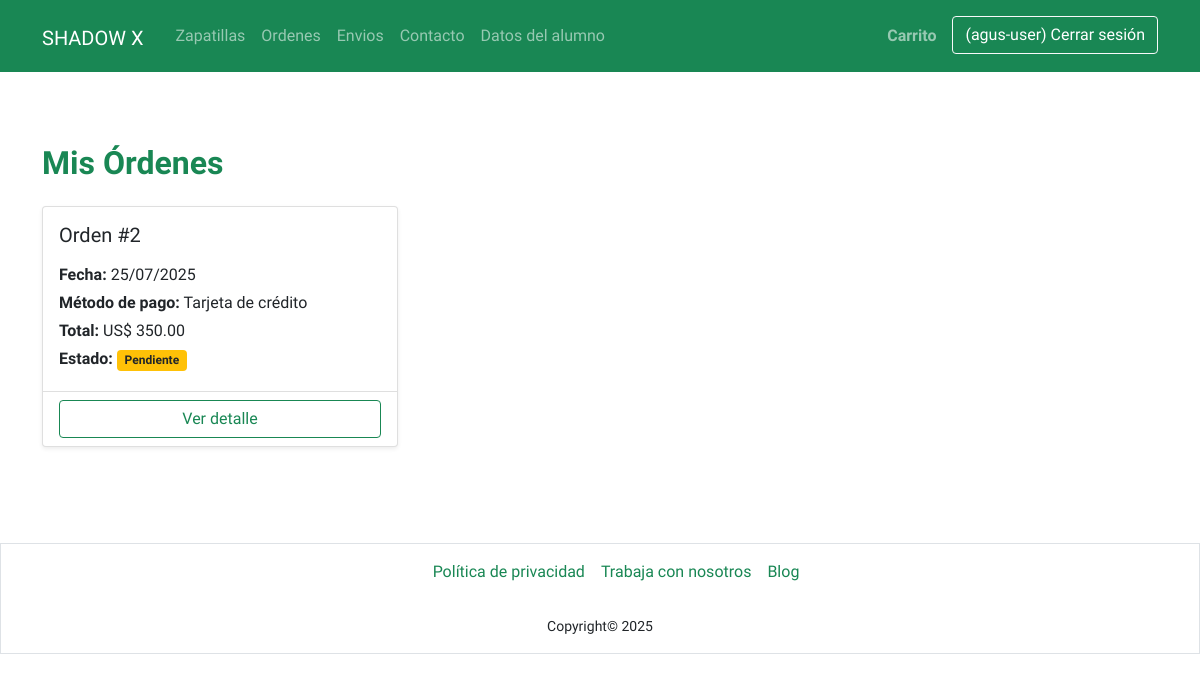
The app's page /index.php?sec=orders (signed in) with its own data.
### tables this page shows
CREATE TABLE `orders` (
  `id` int(11) NOT NULL,
  `user_id` int(11) DEFAULT NULL,
  `full_name` varchar(150) DEFAULT NULL,
  `total_amount` decimal(10,2) NOT NULL DEFAULT 0.00,
  `status` enum('pending','paid','shipped','completed','cancelled') NOT NULL DEFAULT 'pending',
  `payment_method` enum('transfer','credit_card') NOT NULL,
  `phone` varchar(50) DEFAULT NULL,
  `city` varchar(100) DEFAULT NULL,
  `postal_code` varchar(20) DEFAULT NULL,
  `shipping_address` varchar(255) DEFAULT NULL,
  `created_at` datetime DEFAULT current_timestamp(),
  `updated_at` datetime DEFAULT current_timestamp() ON UPDATE current_timestamp()
);

### classes/Order.php (called while the page is built, shortened)
<?php
class Order {
    private int $id;
    private string $payment_method;
    private float $total_amount;
    private string $status;
    private string $created_at;
    public static function getByUserId(int $userId): array
    {
        $conexion = DbConnection::getConexion();
        $sql = "SELECT * FROM orders WHERE user_id = ? ORDER BY created_at DESC";
        $stmt = $conexion->prepare($sql);
        $stmt->execute([$userId]);
        $ordersData = $stmt->fetchAll(PDO::FETCH_ASSOC);
        $orders = [];
        foreach ($ordersData as $orderData) {
            $order = new self();
            $order->id = (int)$orderData['id'];
            $order->user_id = $orderData['user_id'] !== null ? (int)$orderData['user_id'] : null;
            $order->full_name = $orderData['full_name'];
            $order->phone = $orderData['phone'];
            $order->city = $orderData['city'];
            $order->postal_code = $orderData['postal_code'];
            $order->shipping_address = $orderData['shipping_address'];
            $order->payment_method = $orderData['payment_method'];
            $order->total_amount = (float)$orderData['total_amount'];
            $order->status = $orderData['status'];
            $order->created_at = $orderData['created_at'];
            $order->updated_at = $orderData['updated_at'];
            $sqlItems = "SELECT os.*, s.name AS sneaker_name, sz.size AS size_label, sz.gender
                         FROM order_sneakers os
                         JOIN sneakers s ON os.sneaker_id = s.id
                         JOIN sizes sz ON os.size_id = sz.id
                         WHERE os.order_id = ?";
            $stmtItems = $conexion->prepare($sqlItems);
            $stmtItems->execute([$order->id]);
            $order->items = $stmtItems->fetchAll(PDO::FETCH_ASSOC);
            $orders[] = $order;
        }
        return $orders;
    }
    public function getId(): int {
        return $this->id;
    }
    public function getPaymentMethod(): string {
        return $this->payment_method;
    }
    public function getTotalAmount(): float {
        return $this->total_amount;
    }
    public function getStatus(): string {
        return $this->status;
    }
    public function getCreatedAt(): string {
        return $this->created_at;
    }
}

### views/orders.php (the view, shortened to what this page needs)
<?php
$userData = $_SESSION['user'] ?? null;
$orders = Order::getByUserId($userData['id']);
?>
<section class="container">
    <h2 class="pt-4 pt-md-5 mb-4 text-success fw-bold">Mis Órdenes</h2>
    <?php if (empty($orders)): ?>
        <div class="alert alert-info">
            Aún no realizaste ninguna compra.
        </div>
        <a href="index.php?sec=sneaker-list" class="btn btn-success mt-3">Explorar productos</a>
    <?php else: ?>
        <div class="row g-4">
            <?php foreach ($orders as $order): ?>
                <div class="col-12 col-md-6 col-lg-4">
                    <div class="card shadow-sm h-100">
                        <div class="card-body">
                            <h5 class="card-title mb-3">
                                Orden #<?= htmlspecialchars($order->getId()) ?>
                            </h5>
                            <p class="mb-1">
                                <strong>Fecha:</strong> <?= date('d/m/Y', strtotime($order->getCreatedAt())) ?>
                            </p>
                            <p class="mb-1">
                                <strong>Método de pago:</strong>
                                <?php
                                $paymentMap = [
                                    'transfer' => 'Transferencia bancaria',
                                    'credit_card' => 'Tarjeta de crédito'
                                ];
                                echo $paymentMap[$order->getPaymentMethod()] ?? ucfirst($order->getPaymentMethod());
                                ?>
                            </p>
                            <p class="mb-1">
                                <strong>Total:</strong> US$ <?= number_format($order->getTotalAmount(), 2) ?>
                            </p>
                            <p class="mb-1">
                                <strong>Estado:</strong>
                                <?php
                                $statusMap = [
                                    'pending'   => 'Pendiente',
                                    'paid'      => 'Pagado',
                                    'shipped'   => 'Enviado',
                                    'completed' => 'Completado',
                                    'cancelled' => 'Cancelado'
                                ];
                                $status = $order->getStatus();
                                $statusLabel = $statusMap[$status] ?? ucfirst($status);
                                ?>
                                <span class="badge
                                    <?php
                                    switch ($status) {
                                        case 'pending': echo 'bg-warning text-dark'; break;
                                    }
                                    ?>">
                                    <?= $statusLabel ?>
                                </span>
                            </p>
                        </div>
                        <div class="card-footer bg-transparent">
                            <a href="index.php?sec=order-detail&id=<?= $order->getId() ?>" class="btn btn-outline-success w-100">
                                Ver detalle
                            </a>
                        </div>
                    </div>
                </div>
            <?php endforeach; ?>
        </div>
    <?php endif; ?>
</section>

### css/styles.css (style rules this page uses)
* { padding: 0; margin: 0; box-sizing: border-box; font-family: 'Heebo', sans-serif; }
:root { --primary-color: #198753; --primary-color-ligth: #23ab6c; }

### records on screen
orders: id "2", created_at "25/07/2025", payment_method "Tarjeta de crédito", total_amount "350.00", status "Pendiente"

### other values on screen
$userData["name"] "agus-user"
